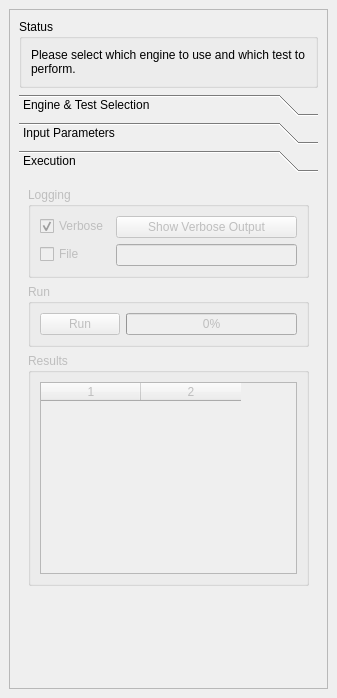
<?xml version="1.0" encoding="UTF-8"?>
<ui version="4.0">
 <class>EngineTestPlugin</class>
 <widget class="QDockWidget" name="EngineTestPlugin">
  <property name="geometry">
   <rect>
    <x>0</x>
    <y>0</y>
    <width>337</width>
    <height>698</height>
   </rect>
  </property>
  <property name="autoFillBackground">
   <bool>false</bool>
  </property>
  <property name="windowTitle">
   <string>Engine Test</string>
  </property>
  <widget class="QWidget" name="dockWidgetContents">
   <layout class="QHBoxLayout" name="horizontalLayout_4">
    <item>
     <widget class="QScrollArea" name="scrollArea">
      <property name="frameShape">
       <enum>QFrame::StyledPanel</enum>
      </property>
      <property name="frameShadow">
       <enum>QFrame::Sunken</enum>
      </property>
      <property name="lineWidth">
       <number>1</number>
      </property>
      <property name="widgetResizable">
       <bool>true</bool>
      </property>
      <widget class="QWidget" name="scrollAreaWidgetContents">
       <property name="geometry">
        <rect>
         <x>0</x>
         <y>0</y>
         <width>317</width>
         <height>653</height>
        </rect>
       </property>
       <layout class="QVBoxLayout" name="verticalLayout_6">
        <item>
         <widget class="QGroupBox" name="statusBox">
          <property name="title">
           <string>Status</string>
          </property>
          <layout class="QGridLayout" name="gridLayout_3">
           <item row="0" column="0">
            <widget class="QLabel" name="status">
             <property name="text">
              <string>Please select which engine to use and which test to perform.</string>
             </property>
             <property name="wordWrap">
              <bool>true</bool>
             </property>
            </widget>
           </item>
          </layout>
         </widget>
        </item>
        <item>
         <widget class="QToolBox" name="toolBox">
          <property name="currentIndex">
           <number>2</number>
          </property>
          <widget class="QWidget" name="selectionBox">
           <property name="geometry">
            <rect>
             <x>0</x>
             <y>0</y>
             <width>299</width>
             <height>466</height>
            </rect>
           </property>
           <attribute name="label">
            <string>Engine &amp;&amp; Test Selection</string>
           </attribute>
           <layout class="QGridLayout" name="gridLayout_2">
            <item row="0" column="0">
             <widget class="QLabel" name="engineListLabel">
              <property name="text">
               <string>Physics Engine:</string>
              </property>
             </widget>
            </item>
            <item row="0" column="1">
             <widget class="QLabel" name="testListLabel">
              <property name="text">
               <string>Test:</string>
              </property>
             </widget>
            </item>
            <item row="1" column="0">
             <widget class="QListWidget" name="engineList"/>
            </item>
            <item row="1" column="1">
             <widget class="QListWidget" name="testList"/>
            </item>
           </layout>
          </widget>
          <widget class="QWidget" name="parameterBox">
           <property name="enabled">
            <bool>false</bool>
           </property>
           <property name="geometry">
            <rect>
             <x>0</x>
             <y>0</y>
             <width>299</width>
             <height>466</height>
            </rect>
           </property>
           <attribute name="label">
            <string>Input Parameters</string>
           </attribute>
           <layout class="QGridLayout" name="gridLayout">
            <item row="0" column="0">
             <widget class="QComboBox" name="predefined">
              <property name="minimumContentsLength">
               <number>7</number>
              </property>
              <item>
               <property name="text">
                <string>Default</string>
               </property>
              </item>
             </widget>
            </item>
           </layout>
          </widget>
          <widget class="QWidget" name="executionBox">
           <property name="enabled">
            <bool>false</bool>
           </property>
           <property name="geometry">
            <rect>
             <x>0</x>
             <y>0</y>
             <width>302</width>
             <height>453</height>
            </rect>
           </property>
           <attribute name="label">
            <string>Execution</string>
           </attribute>
           <layout class="QVBoxLayout" name="verticalLayout">
            <item>
             <widget class="QGroupBox" name="groupBox">
              <property name="title">
               <string>Logging</string>
              </property>
              <layout class="QFormLayout" name="formLayout">
               <property name="fieldGrowthPolicy">
                <enum>QFormLayout::AllNonFixedFieldsGrow</enum>
               </property>
               <item row="2" column="0">
                <widget class="QCheckBox" name="logCheck">
                 <property name="text">
                  <string>File</string>
                 </property>
                </widget>
               </item>
               <item row="2" column="1">
                <widget class="QLineEdit" name="logFile">
                 <property name="enabled">
                  <bool>false</bool>
                 </property>
                </widget>
               </item>
               <item row="0" column="0">
                <widget class="QCheckBox" name="verboseCheck">
                 <property name="text">
                  <string>Verbose</string>
                 </property>
                 <property name="checked">
                  <bool>true</bool>
                 </property>
                </widget>
               </item>
               <item row="0" column="1">
                <widget class="QPushButton" name="runVerbose">
                 <property name="enabled">
                  <bool>false</bool>
                 </property>
                 <property name="text">
                  <string>Show Verbose Output</string>
                 </property>
                </widget>
               </item>
              </layout>
             </widget>
            </item>
            <item>
             <widget class="QGroupBox" name="runBox">
              <property name="title">
               <string>Run</string>
              </property>
              <layout class="QHBoxLayout" name="horizontalLayout">
               <item>
                <widget class="QPushButton" name="run">
                 <property name="text">
                  <string>Run</string>
                 </property>
                </widget>
               </item>
               <item>
                <widget class="QProgressBar" name="progress">
                 <property name="value">
                  <number>0</number>
                 </property>
                </widget>
               </item>
              </layout>
             </widget>
            </item>
            <item>
             <widget class="QGroupBox" name="resultsBox">
              <property name="title">
               <string>Results</string>
              </property>
              <layout class="QVBoxLayout" name="verticalLayout_3">
               <item>
                <widget class="QTableWidget" name="results">
                 <property name="editTriggers">
                  <set>QAbstractItemView::NoEditTriggers</set>
                 </property>
                 <property name="selectionMode">
                  <enum>QAbstractItemView::NoSelection</enum>
                 </property>
                 <property name="columnCount">
                  <number>2</number>
                 </property>
                 <attribute name="verticalHeaderVisible">
                  <bool>false</bool>
                 </attribute>
                 <attribute name="verticalHeaderDefaultSectionSize">
                  <number>20</number>
                 </attribute>
                 <column/>
                 <column/>
                </widget>
               </item>
              </layout>
             </widget>
            </item>
            <item>
             <spacer name="verticalSpacer">
              <property name="orientation">
               <enum>Qt::Vertical</enum>
              </property>
              <property name="sizeHint" stdset="0">
               <size>
                <width>20</width>
                <height>40</height>
               </size>
              </property>
             </spacer>
            </item>
           </layout>
          </widget>
         </widget>
        </item>
       </layout>
      </widget>
     </widget>
    </item>
   </layout>
  </widget>
 </widget>
 <resources>
  <include location="resources.qrc"/>
 </resources>
 <connections/>
</ui>
